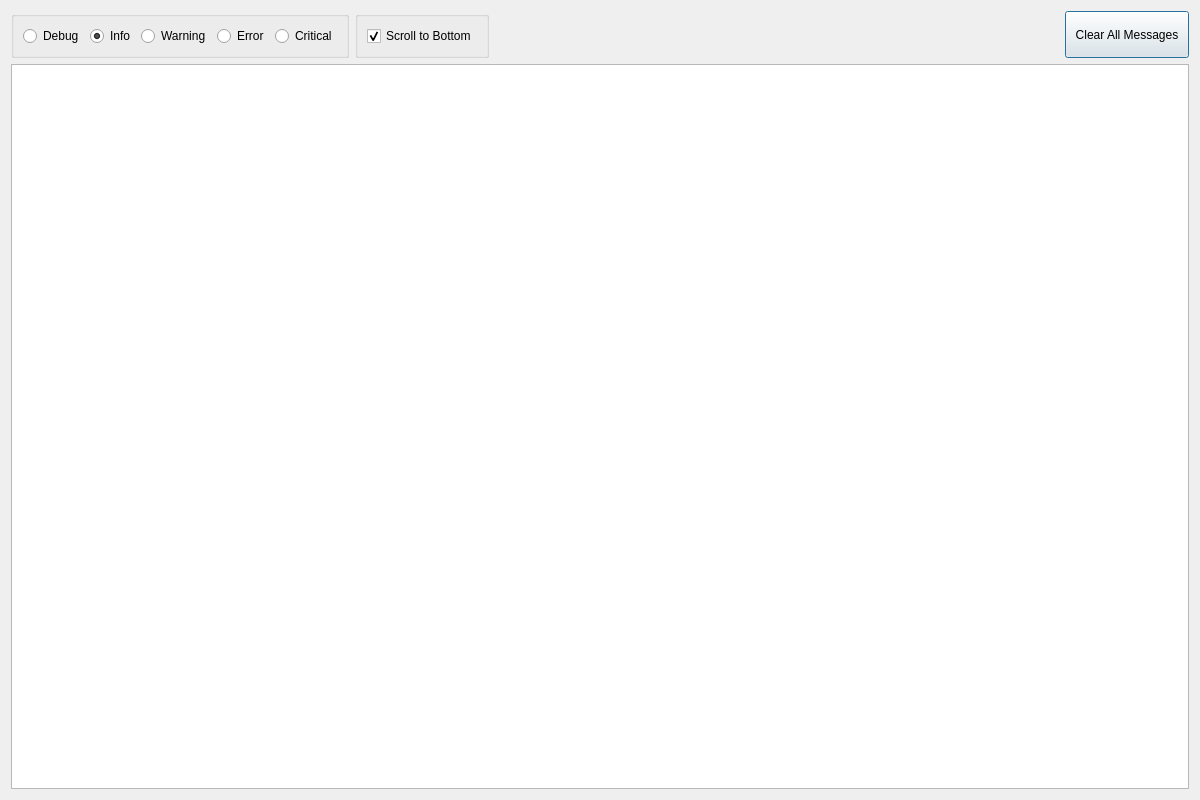
<?xml version="1.0" encoding="UTF-8"?>
<ui version="4.0">
 <class>DebugMessages</class>
 <widget class="QDialog" name="DebugMessages">
  <property name="geometry">
   <rect>
    <x>0</x>
    <y>0</y>
    <width>1200</width>
    <height>800</height>
   </rect>
  </property>
  <property name="windowTitle">
   <string>Debug Messages</string>
  </property>
  <layout class="QVBoxLayout" name="verticalLayout">
   <item>
    <layout class="QHBoxLayout" name="horizontalLayout_3">
     <item>
      <widget class="QGroupBox" name="groupBox_DebugLevel">
       <property name="title">
        <string/>
       </property>
       <layout class="QHBoxLayout" name="horizontalLayout">
        <item>
         <widget class="QRadioButton" name="radioButton_Debug">
          <property name="text">
           <string>Debug</string>
          </property>
          <property name="checked">
           <bool>false</bool>
          </property>
         </widget>
        </item>
        <item>
         <widget class="QRadioButton" name="radioButton_Info">
          <property name="text">
           <string>Info</string>
          </property>
          <property name="checked">
           <bool>true</bool>
          </property>
         </widget>
        </item>
        <item>
         <widget class="QRadioButton" name="radioButton_Warning">
          <property name="text">
           <string>Warning</string>
          </property>
         </widget>
        </item>
        <item>
         <widget class="QRadioButton" name="radioButton_Error">
          <property name="text">
           <string>Error</string>
          </property>
         </widget>
        </item>
        <item>
         <widget class="QRadioButton" name="radioButton_Critical">
          <property name="text">
           <string>Critical</string>
          </property>
         </widget>
        </item>
       </layout>
      </widget>
     </item>
     <item>
      <widget class="QGroupBox" name="groupBox_ScrollToBottom">
       <property name="title">
        <string/>
       </property>
       <layout class="QHBoxLayout" name="horizontalLayout_2">
        <item>
         <widget class="QCheckBox" name="checkBox_ScrollToBottom">
          <property name="text">
           <string>Scroll to Bottom</string>
          </property>
          <property name="checked">
           <bool>true</bool>
          </property>
         </widget>
        </item>
       </layout>
      </widget>
     </item>
     <item>
      <spacer name="horizontalSpacer">
       <property name="orientation">
        <enum>Qt::Orientation::Horizontal</enum>
       </property>
       <property name="sizeHint" stdset="0">
        <size>
         <width>276</width>
         <height>20</height>
        </size>
       </property>
      </spacer>
     </item>
     <item>
      <widget class="QPushButton" name="pushButton_ClearAllMessages">
       <property name="sizePolicy">
        <sizepolicy hsizetype="Minimum" vsizetype="Preferred">
         <horstretch>0</horstretch>
         <verstretch>0</verstretch>
        </sizepolicy>
       </property>
       <property name="text">
        <string>  Clear All Messages  </string>
       </property>
      </widget>
     </item>
    </layout>
   </item>
   <item>
    <widget class="QTextEdit" name="textEdit_DebugMessages">
     <property name="readOnly">
      <bool>true</bool>
     </property>
    </widget>
   </item>
  </layout>
 </widget>
 <resources/>
 <connections>
  <connection>
   <sender>pushButton_ClearAllMessages</sender>
   <signal>clicked()</signal>
   <receiver>textEdit_DebugMessages</receiver>
   <slot>clear()</slot>
   <hints>
    <hint type="sourcelabel">
     <x>1123</x>
     <y>30</y>
    </hint>
    <hint type="destinationlabel">
     <x>1110</x>
     <y>110</y>
    </hint>
   </hints>
  </connection>
 </connections>
</ui>
